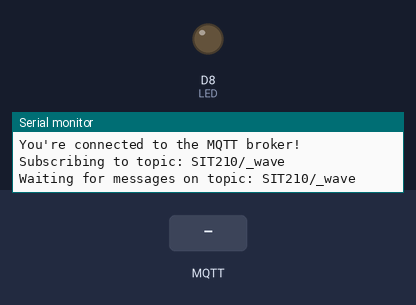
Bench run of a sketch on a simulated Arduino MKR. Shown: output pins drawn as LEDs (lit = HIGH), the last lines printed to the serial monitor. Dashed ring = blinking. The test bench sets the inputs (shaded band). WiFi joins after 1.5 s; servers stay silent unless stated; no MQTT or app messages arrive unless stated; not simulated (calls return 0 or success): arduino_secrets.h.

Above: at 2.7 s.
2.8 s: MQTT message "1" arrives on the first subscribed topic
At 2.95 s:
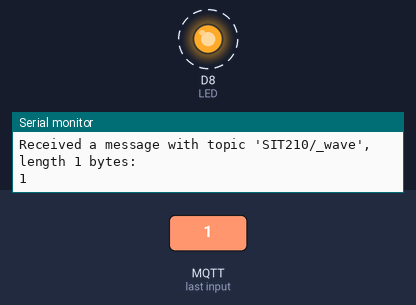
5.8 s: MQTT message "on" arrives on the first subscribed topic
At 7.8 s:
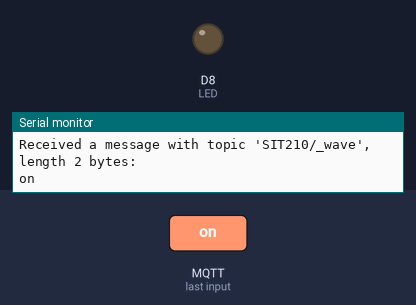
8.8 s: MQTT message "off" arrives on the first subscribed topic
At 8.95 s:
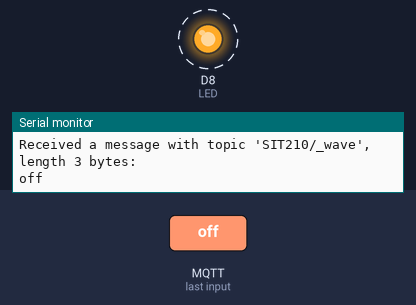
Timing chart, 0 to 11.8 s (numbered marks = the images above; inputs shaded):
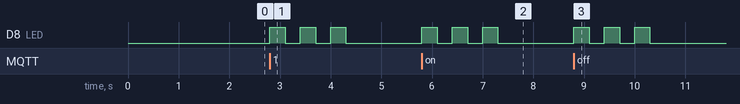

Measured:
- after the input at 2.8 s, D8 (LED): alternates HIGH for 0.30 s and LOW for 0.30 s, 6 changes in all, then stays LOW, starting at once
- after the input at 5.8 s, D8 (LED): alternates HIGH for 0.30 s and LOW for 0.30 s, 6 changes in all, then stays LOW, starting at once
- after the input at 8.8 s, D8 (LED): alternates HIGH for 0.30 s and LOW for 0.30 s, 6 changes in all, then stays LOW, starting at once

The sketch:

Client.ino
```cpp
#include <ArduinoMqttClient.h>
#include <WiFiNINA.h>

#include "arduino_secrets.h"
///////please enter your sensitive data in the Secret tab/arduino_secrets.h
char ssid[] = SECRET_SSID;    // your network SSID (name)
char pass[] = SECRET_PASS;    // your network password (use for WPA, or use as key for WEP)

#define LED 8

WiFiClient wifiClient;
MqttClient mqttClient(wifiClient);

const char broker[] = "broker.hivemq.com";
int        port     = 1883;
const char topic[]  = "SIT210/_wave";

void setup() {
  //Initialize serial and wait for port to open:
  Serial.begin(9600);
  while (!Serial) {
    ; // wait for serial port to connect. Needed for native USB port only
  }

  // attempt to connect to WiFi network:
  Serial.print("Attempting to connect to WPA SSID: ");
  Serial.println(ssid);
  while (WiFi.begin(ssid, pass) != WL_CONNECTED) {
    // failed, retry
    Serial.print(".");
    delay(5000);
  }

  Serial.println("You're connected to the network");
  Serial.println();

  // You can provide a unique client ID, if not set the library uses Arduino-millis()
  // Each client must have a unique client ID
  // mqttClient.setId("clientId");

  // You can provide a username and password for authentication
  // mqttClient.setUsernamePassword("username", "password");

  Serial.print("Attempting to connect to the MQTT broker: ");
  Serial.println(broker);

  if (!mqttClient.connect(broker, port)) {
    Serial.print("MQTT connection failed! Error code = ");
    Serial.println(mqttClient.connectError());

    while (1);
  }

  Serial.println("You're connected to the MQTT broker!");
  Serial.println();

  Serial.print("Subscribing to topic: ");
  Serial.println(topic);
  Serial.println();

  // subscribe to a topic
  mqttClient.subscribe(topic);

  // topics can be unsubscribed using:
  // mqttClient.unsubscribe(topic);

  Serial.print("Waiting for messages on topic: ");
  Serial.println(topic);
  Serial.println();
  pinMode(LED, OUTPUT);
}

void loop() {
  int messageSize = mqttClient.parseMessage();
  if (messageSize) {
    // we received a message, print out the topic and contents
    Serial.print("Received a message with topic '");
    Serial.print(mqttClient.messageTopic());
    Serial.print("', length ");
    Serial.print(messageSize);
    Serial.println(" bytes:");

    // use the Stream interface to print the contents
    while (mqttClient.available()) {
      Serial.print((char)mqttClient.read());
    }

    for(int i = 0; i < 3; i++)
    {
        digitalWrite(LED, HIGH);
        delay(300);
        digitalWrite(LED, LOW);
        delay(300);
     }

    Serial.println();
    Serial.println();
  }
}
```
